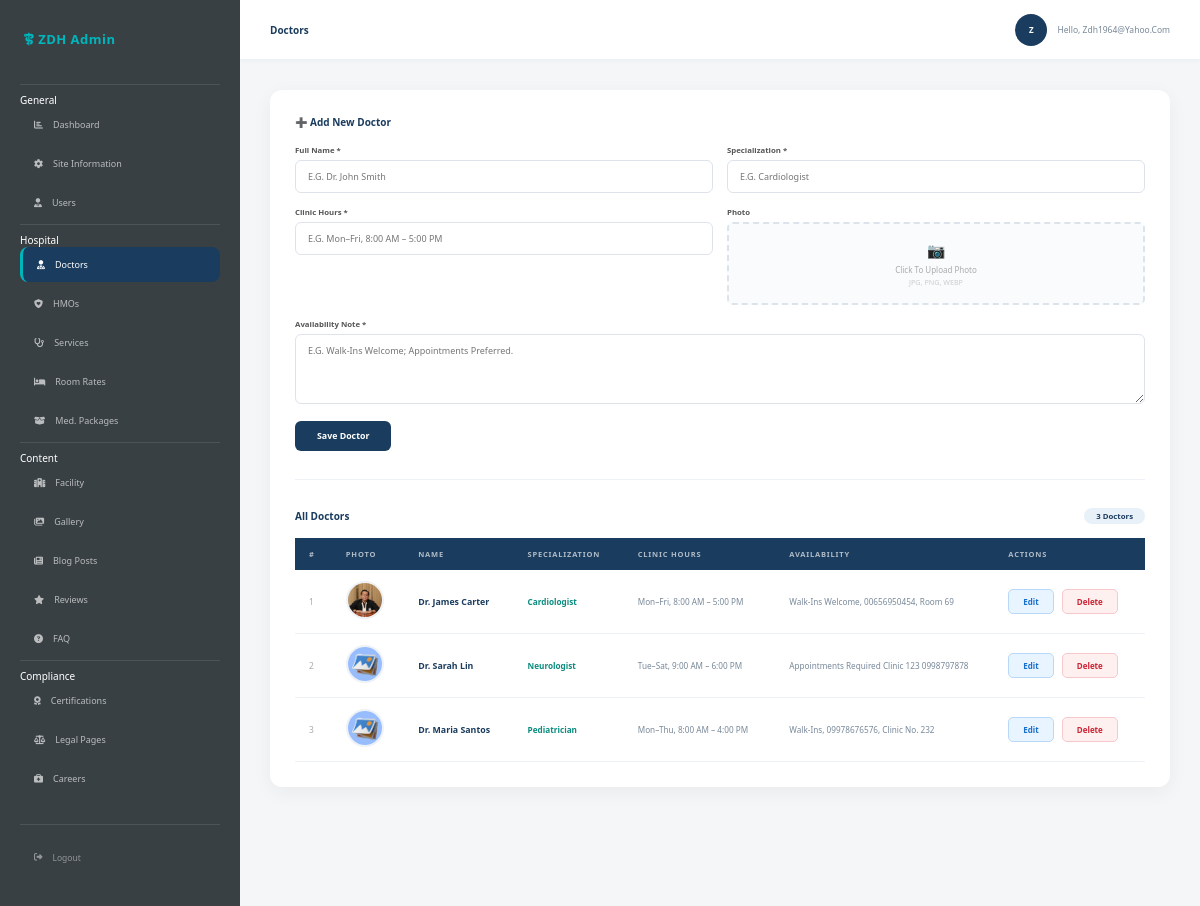
The page /admin/index.php?page=doctors (signed in) on the database its author committed.
### tables this page shows
CREATE TABLE `doctors` (
  `id` int(11) NOT NULL,
  `name` varchar(100) NOT NULL,
  `specialization` varchar(100) NOT NULL,
  `clinic_hours` varchar(150) NOT NULL,
  `availability` varchar(200) NOT NULL,
  `image` varchar(255) DEFAULT '',
  `created_at` timestamp NOT NULL DEFAULT current_timestamp()
);

### admin/pages/doctors.php (the view, shortened to what this page needs)
<?php
global $con;
$doctors = [];
$result  = mysqli_query($con, "SELECT * FROM doctors ORDER BY created_at DESC");
while ($row = mysqli_fetch_assoc($result)) $doctors[] = $row;
?>
<h4 id="formTitle" style="margin-bottom:16px;font-size:1rem;color:#1a3c5e;">➕ Add New Doctor</h4>
<div id="doctorForm">
    <div style="display:grid;grid-template-columns:1fr 1fr;gap:14px;margin-bottom:14px;">
        <div>
            <label style="font-size:0.78rem;font-weight:600;color:#555;display:block;margin-bottom:5px;">Full Name *</label>
            <input type="text" id="name" placeholder="e.g. Dr. John Smith"
                style="width:100%;padding:9px 12px;border:1px solid #dde3ea;border-radius:6px;font-size:0.9rem;font-family:inherit;outline:none;">
        </div>
        <div>
            <label style="font-size:0.78rem;font-weight:600;color:#555;display:block;margin-bottom:5px;">Specialization *</label>
            <input type="text" id="specialization" placeholder="e.g. Cardiologist"
                style="width:100%;padding:9px 12px;border:1px solid #dde3ea;border-radius:6px;font-size:0.9rem;font-family:inherit;outline:none;">
        </div>
        <div>
            <label style="font-size:0.78rem;font-weight:600;color:#555;display:block;margin-bottom:5px;">Clinic Hours *</label>
            <input type="text" id="clinic_hours" placeholder="e.g. Mon–Fri, 8:00 AM – 5:00 PM"
                style="width:100%;padding:9px 12px;border:1px solid #dde3ea;border-radius:6px;font-size:0.9rem;font-family:inherit;outline:none;">
        </div>
        <div>
            <label style="font-size:0.78rem;font-weight:600;color:#555;display:block;margin-bottom:5px;">Photo</label>
            <div id="uploadArea" onclick="document.getElementById('imageInput').click()"
                style="border:2px dashed #dde3ea;border-radius:6px;padding:16px;text-align:center;cursor:pointer;background:#fafbfc;">
                <div id="uploadPlaceholder">
                    <div style="font-size:1.5rem;margin-bottom:4px;">📷</div>
                    <div style="font-size:0.8rem;color:#aaa;">Click to upload photo</div>
                    <div style="font-size:0.72rem;color:#ccc;margin-top:2px;">JPG, PNG, WEBP</div>
                </div>
            </div>
        </div>
        <div style="grid-column:1/-1;">
            <label style="font-size:0.78rem;font-weight:600;color:#555;display:block;margin-bottom:5px;">Availability Note *</label>
            <textarea id="availability" placeholder="e.g. Walk-ins welcome; appointments preferred."
                style="width:100%;padding:9px 12px;border:1px solid #dde3ea;border-radius:6px;font-size:0.9rem;font-family:inherit;resize:vertical;min-height:70px;outline:none;"></textarea>
        </div>
    </div>
    <div style="display:flex;gap:10px;">
        <button onclick="saveDoctor()"
            style="padding:9px 22px;background:#1a3c5e;color:white;border:none;border-radius:6px;font-size:0.88rem;font-weight:600;cursor:pointer;">
            Save Doctor
        </button>
    </div>
</div>
<hr style="margin:28px 0;border:none;border-top:1px solid #eef1f5;">
<div style="display:flex;align-items:center;justify-content:space-between;margin-bottom:14px;">
    <h4 style="font-size:1rem;color:#1a3c5e;">All Doctors</h4>
    <span id="doctorCount" style="background:#e8f0f8;color:#1a3c5e;font-size:0.78rem;font-weight:700;padding:3px 12px;border-radius:20px;">
        <?= count($doctors) ?> doctor<?= count($doctors) !== 1 ? 's' : '' ?>
    </span>
</div>
<div style="overflow-x:auto;">
<table style="width:100%;border-collapse:collapse;">
    <thead>
        <tr style="background:#1a3c5e;">
            <th style="padding:11px 14px;text-align:left;font-size:0.75rem;color:rgba(255,255,255,0.65);font-weight:600;letter-spacing:0.8px;text-transform:uppercase;">#</th>
            <th style="padding:11px 14px;text-align:left;font-size:0.75rem;color:rgba(255,255,255,0.65);font-weight:600;letter-spacing:0.8px;text-transform:uppercase;">Photo</th>
            <th style="padding:11px 14px;text-align:left;font-size:0.75rem;color:rgba(255,255,255,0.65);font-weight:600;letter-spacing:0.8px;text-transform:uppercase;">Name</th>
            <th style="padding:11px 14px;text-align:left;font-size:0.75rem;color:rgba(255,255,255,0.65);font-weight:600;letter-spacing:0.8px;text-transform:uppercase;">Specialization</th>
            <th style="padding:11px 14px;text-align:left;font-size:0.75rem;color:rgba(255,255,255,0.65);font-weight:600;letter-spacing:0.8px;text-transform:uppercase;">Clinic Hours</th>
            <th style="padding:11px 14px;text-align:left;font-size:0.75rem;color:rgba(255,255,255,0.65);font-weight:600;letter-spacing:0.8px;text-transform:uppercase;">Availability</th>
            <th style="padding:11px 14px;text-align:left;font-size:0.75rem;color:rgba(255,255,255,0.65);font-weight:600;letter-spacing:0.8px;text-transform:uppercase;">Actions</th>
        </tr>
    </thead>
    <tbody id="doctorTableBody">
        <?php if (empty($doctors)): ?>
            <tr><td colspan="7" style="padding:40px;text-align:center;color:#aaa;">No doctors yet. Add one above.</td></tr>
        <?php else: ?>
            <?php foreach ($doctors as $i => $d):
                $img = !empty($d['image']) ? $d['image'] : DEFAULT_IMG;
            ?>
            <tr id="row-<?= $d['id'] ?>" style="border-bottom:1px solid #eef1f5;">
                <td style="padding:11px 14px;font-size:0.85rem;color:#aaa;"><?= $i + 1 ?></td>
                <td style="padding:11px 14px;">
                    <img src="../<?= htmlspecialchars($img) ?>"
                        style="width:38px;height:38px;border-radius:50%;object-fit:cover;border:2px solid #eef1f5;"
                        onerror="this.src='../admin/images/default.jpg'">
                </td>
                <td style="padding:11px 14px;font-size:0.88rem;font-weight:600;color:#1a3c5e;"><?= htmlspecialchars($d['name']) ?></td>
                <td style="padding:11px 14px;font-size:0.82rem;font-weight:600;color:#0a8c7e;"><?= htmlspecialchars($d['specialization']) ?></td>
                <td style="padding:11px 14px;font-size:0.82rem;color:#778899;"><?= htmlspecialchars($d['clinic_hours']) ?></td>
                <td style="padding:11px 14px;font-size:0.82rem;color:#778899;max-width:200px;"><?= htmlspecialchars($d['availability']) ?></td>
                <td style="padding:11px 14px;">
                    <div style="display:flex;gap:8px;">
                        <button onclick="editDoctor(<?= $d['id'] ?>)"
                            style="padding:6px 14px;background:#e8f4ff;color:#1a6fcc;border:1px solid #b8d8f8;border-radius:5px;font-size:0.8rem;font-weight:600;cursor:pointer;">Edit</button>
                        <button onclick="deleteDoctor(<?= $d['id'] ?>, '<?= htmlspecialchars(addslashes($d['name'])) ?>')"
                            style="padding:6px 14px;background:#fff0f0;color:#cc2233;border:1px solid #f8c8cc;border-radius:5px;font-size:0.8rem;font-weight:600;cursor:pointer;">Delete</button>
                    </div>
                </td>
            </tr>
            <?php endforeach; ?>
        <?php endif; ?>
    </tbody>
</table>
</div>

### css/style.css (style rules this page uses)
:root { --blue: #00b6bd; --black: #394044; --wight: #fff; }
body { overflow-x: hidden; }
* { font-family: "Inter", sans-serif; margin: 0; padding: 0; text-decoration: none; text-transform: capitalize; outline: none; box-sizing: border-box; transition: all linear 0.2s; }
html { font-size: 62.5%; overflow-x: hidden; scroll-behavior: smooth; }
hr { border-color: #9a9fa5; margin: 30px 0 20px; }

### admin/index.php (style rules this page uses)
:root { --blue: #00b6bd; --blue-dark: #008f95; --navy: #1a3c5e; --black: #394044; --white: #fff; --bg: #f4f6f8; --border: #eef1f5; }
* { margin:0; padding:0; box-sizing:border-box; font-family: Segoe UI, sans-serif; }

### rows shown on the page
doctors: image (picture), name "Dr. James Carter", specialization "Cardiologist", clinic_hours "Mon–Fri, 8:00 AM – 5:00 PM", availability "Walk-Ins Welcome, 00656950454, Room 69"
doctors: name "Dr. Sarah Lin", specialization "Neurologist", clinic_hours "Tue–Sat, 9:00 AM – 6:00 PM", availability "Appointments Required Clinic 123 0998797878"
doctors: name "Dr. Maria Santos", specialization "Pediatrician", clinic_hours "Mon–Thu, 8:00 AM – 4:00 PM", availability "Walk-Ins, 09978676576, Clinic No. 232"

### other values the page prints
$page "Doctors"
substr($_SESSION['username'], 0, 1) "Z"
$_SESSION['username'] "Zdh1964@yahoo.com"
count($doctors) "3"
